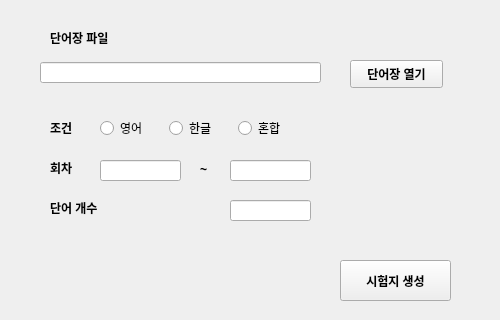
<?xml version="1.0" encoding="UTF-8"?>
<ui version="4.0">
 <class>MainWindow</class>
 <widget class="QMainWindow" name="MainWindow">
  <property name="geometry">
   <rect>
    <x>0</x>
    <y>0</y>
    <width>500</width>
    <height>320</height>
   </rect>
  </property>
  <property name="minimumSize">
   <size>
    <width>500</width>
    <height>320</height>
   </size>
  </property>
  <property name="maximumSize">
   <size>
    <width>500</width>
    <height>320</height>
   </size>
  </property>
  <property name="windowTitle">
   <string>MainWindow</string>
  </property>
  <widget class="QWidget" name="centralwidget">
   <widget class="QLabel" name="label">
    <property name="geometry">
     <rect>
      <x>50</x>
      <y>30</y>
      <width>91</width>
      <height>16</height>
     </rect>
    </property>
    <property name="font">
     <font>
      <weight>75</weight>
      <bold>true</bold>
     </font>
    </property>
    <property name="text">
     <string>단어장 파일</string>
    </property>
   </widget>
   <widget class="QLineEdit" name="editFilePath">
    <property name="geometry">
     <rect>
      <x>40</x>
      <y>62</y>
      <width>281</width>
      <height>21</height>
     </rect>
    </property>
   </widget>
   <widget class="QPushButton" name="buttonOpenWordsFile">
    <property name="geometry">
     <rect>
      <x>350</x>
      <y>60</y>
      <width>93</width>
      <height>28</height>
     </rect>
    </property>
    <property name="font">
     <font>
      <weight>75</weight>
      <bold>true</bold>
     </font>
    </property>
    <property name="text">
     <string>단어장 열기</string>
    </property>
   </widget>
   <widget class="QLabel" name="label_2">
    <property name="geometry">
     <rect>
      <x>50</x>
      <y>120</y>
      <width>64</width>
      <height>15</height>
     </rect>
    </property>
    <property name="font">
     <font>
      <weight>75</weight>
      <bold>true</bold>
     </font>
    </property>
    <property name="text">
     <string>조건</string>
    </property>
   </widget>
   <widget class="QLabel" name="label_3">
    <property name="geometry">
     <rect>
      <x>50</x>
      <y>160</y>
      <width>64</width>
      <height>15</height>
     </rect>
    </property>
    <property name="font">
     <font>
      <weight>75</weight>
      <bold>true</bold>
     </font>
    </property>
    <property name="text">
     <string>회차</string>
    </property>
   </widget>
   <widget class="QLabel" name="label_4">
    <property name="geometry">
     <rect>
      <x>50</x>
      <y>200</y>
      <width>71</width>
      <height>16</height>
     </rect>
    </property>
    <property name="font">
     <font>
      <weight>75</weight>
      <bold>true</bold>
     </font>
    </property>
    <property name="text">
     <string>단어 개수</string>
    </property>
   </widget>
   <widget class="QLineEdit" name="editFrom">
    <property name="geometry">
     <rect>
      <x>100</x>
      <y>160</y>
      <width>81</width>
      <height>21</height>
     </rect>
    </property>
   </widget>
   <widget class="QLineEdit" name="editTo">
    <property name="geometry">
     <rect>
      <x>230</x>
      <y>160</y>
      <width>81</width>
      <height>21</height>
     </rect>
    </property>
   </widget>
   <widget class="QLabel" name="label_5">
    <property name="geometry">
     <rect>
      <x>200</x>
      <y>160</y>
      <width>21</width>
      <height>20</height>
     </rect>
    </property>
    <property name="font">
     <font>
      <weight>75</weight>
      <bold>true</bold>
     </font>
    </property>
    <property name="text">
     <string>~</string>
    </property>
   </widget>
   <widget class="QLineEdit" name="editNumOfWord">
    <property name="geometry">
     <rect>
      <x>230</x>
      <y>200</y>
      <width>81</width>
      <height>21</height>
     </rect>
    </property>
   </widget>
   <widget class="QPushButton" name="buttonGenTest">
    <property name="geometry">
     <rect>
      <x>340</x>
      <y>260</y>
      <width>111</width>
      <height>41</height>
     </rect>
    </property>
    <property name="font">
     <font>
      <weight>75</weight>
      <bold>true</bold>
     </font>
    </property>
    <property name="text">
     <string>시험지 생성</string>
    </property>
   </widget>
   <widget class="QWidget" name="layoutWidget">
    <property name="geometry">
     <rect>
      <x>100</x>
      <y>113</y>
      <width>201</width>
      <height>31</height>
     </rect>
    </property>
    <layout class="QHBoxLayout" name="horizontalLayout">
     <item>
      <widget class="QRadioButton" name="RB_English">
       <property name="text">
        <string>영어</string>
       </property>
      </widget>
     </item>
     <item>
      <widget class="QRadioButton" name="RB_Korean">
       <property name="text">
        <string>한글</string>
       </property>
      </widget>
     </item>
     <item>
      <widget class="QRadioButton" name="RB_EK">
       <property name="text">
        <string>혼합</string>
       </property>
      </widget>
     </item>
    </layout>
   </widget>
  </widget>
 </widget>
 <resources/>
 <connections/>
</ui>
